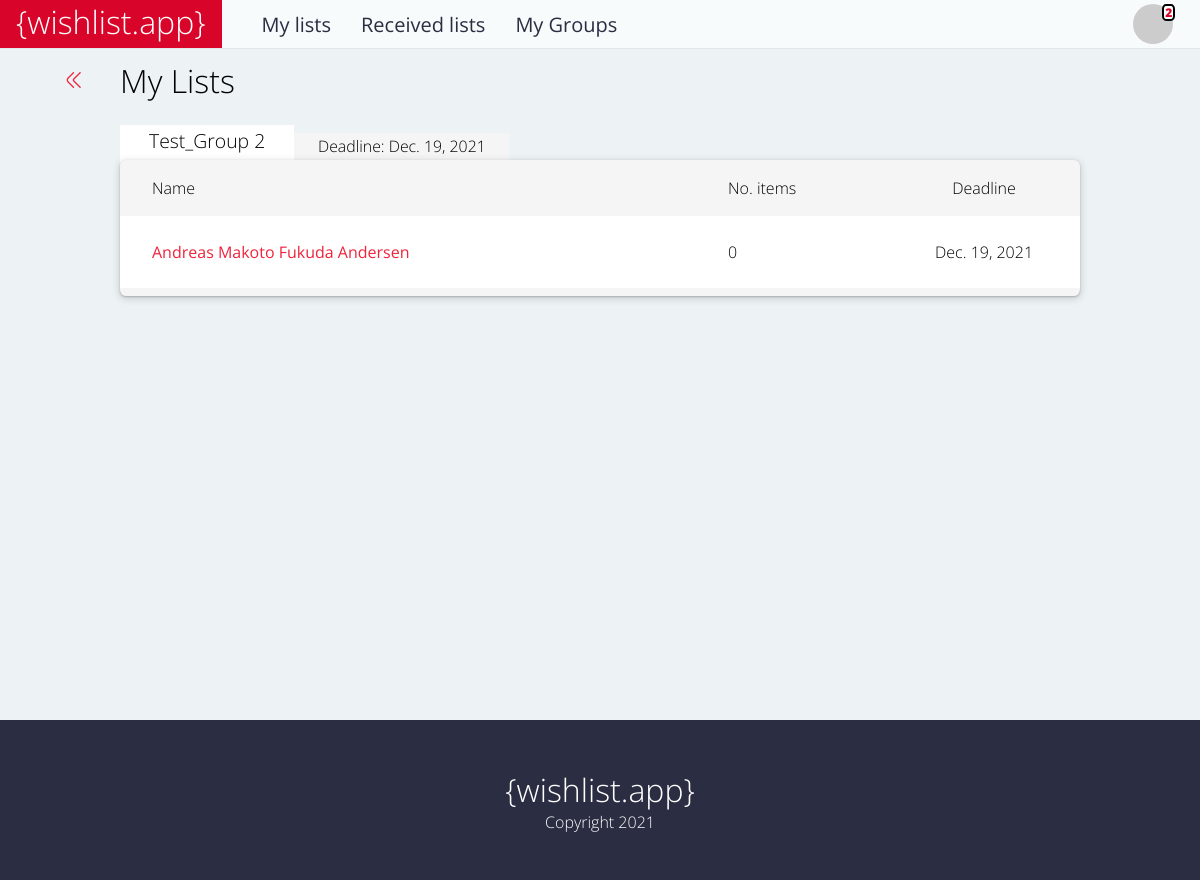
The app's page /accounts/4/my_lists (signed in) with its own data.
### accounts/models.py (models this page shows, shortened)
class CustomUser(AbstractUser):
    username = None
    email = models.EmailField(
        'email address',
        blank=False,
        null=False,
        unique=True
    )
    USERNAME_FIELD='email'
    REQUIRED_FIELDS=[]
    objects = CustomUserManager()
    first_name = models.CharField(
        max_length=30,
        null=True,
        blank=True,
    )
    last_name = models.CharField(
        max_length=30,
        null=True,
        blank=True,
    )
    is_leader = models.BooleanField(
        default=False,
    )
    assigned_to = models.ForeignKey(
        'CustomUser',
        null=True,
        blank=True,
        on_delete=models.CASCADE,
        related_name='assignments',
    )
    responsible_by = models.ForeignKey(
        'CustomUser',
        null=True,
        blank=True,
        on_delete=models.CASCADE,
        related_name='responsibilities',
    )
    is_self_responsible = models.BooleanField(
        default=True
    )
    def get_gravatar(self):
        md5 = hashlib.md5(self.email.encode())
        digest = md5.hexdigest()
        SIZE = 40
        DEFAULT = 'identicon'
        return f'http://www.gravatar.com/avatar/{digest}?s={SIZE}&d={DEFAULT}'
    def get_email_30char(self):
        if len(self.email) > 30:
            output = self.email[:29] + '...'
        else:
            output = self.email
        return output
    def get_notifications(self):
        notifications = Notification.objects.filter(user=self).filter(read=False)
        return len(notifications)

### groups/models.py (models this page shows)
class CustomGroup(Group):
    invited_users = models.ManyToManyField(
        CustomUser,
        blank=True,
        related_name='invited_users',
    )
    leader = models.ForeignKey(
        CustomUser,
        null=True,
        blank=True,
        on_delete=models.CASCADE,
        related_name='leader'
    )
    max_gift_value = models.DecimalField(
        max_digits=20,
        decimal_places=2,
        null=True,
        blank=True,
    )
    DKK = 'DKK'
    NOK = 'NOK'
    JPY = '¥'
    USD = "$"
    currency_choices = [
        (DKK, 'DKK'),
        (NOK, 'NOK'),
        (JPY, '¥'),
        (USD, '$'),
    ]
    currency = models.CharField(
        max_length=3,
        choices=currency_choices,
        default=NOK,
    )
    MANUAL = 'M'
    USERWISE_RANDOM = 'U'
    RANDOM = 'R'
    assignment_rule_choices = [
        (MANUAL, 'Manual'),
        (USERWISE_RANDOM, 'User-wise random'),
        (RANDOM, 'Random'),
    ]
    assignment_rule = models.CharField(
        max_length=1,
        choices=assignment_rule_choices,
        default=RANDOM,
    )
    confirm_assignment = models.BooleanField(
        default=False
    )
    created = models.DateTimeField(auto_now_add=True)
    deadline = models.DateField(
        null=True,
        blank=True
    )
    closed = models.BooleanField(
        default=False
    )
    class Meta:
        verbose_name = "Group"
        verbose_name_plural = "Groups"
    def __str__(self):
        return self.name

### accounts/views.py (the view)
# urls.py: path('<int:user_id>/my_lists', my_wish_lists_view, name='my_lists'),
@login_required
def my_wish_lists_view(request, user_id):
    if user_id == request.user.id:
        current_user = CustomUser.objects.get(id=user_id)
        current_groups = CustomGroup.objects.filter(user=current_user)
        data = [
            (group,
            [(user, len(Wish.objects.filter(author=user).filter(group=group)))
                for user in group.user_set.all().filter(responsible_by=current_user)])
            for group in current_groups
        ]
        return render(request, 'wish/my_lists.html', {'data': data})
    else:
        return HttpResponseForbidden()

### templates/wish/my_lists.html
{% extends 'base.html' %}
{% block content %}
    <div class="back">
        <a href="{% url 'home' %}"><i class="fi-rr-angle-double-left"></i></a>
    </div>
    <div class="page-title">My Lists</div>
    <div class="list-container-container">
        {% for group, users in data %}
            {% if not group.closed %}
                <div class="list-container">
                    <div class="list-title subtitle-title">
                        <div class="list-title-title">
                            {{ group }}
                        </div>
                        <div class="list-title-subtitle">
                            Deadline: {{ group.deadline }}
                        </div>
                    </div>
                    <table class="list">
                        <tr class="list-top">
                            <td class="mylists-list-name">
                                Name
                            </td>
                            <td class="mylists-list-items">
                                No. items
                            </td>
                            <td class="mylists-list-deadline">
                                Deadline
                            </td>
                        </tr>
                        {% for user, listlength in users %}
                            <tr class="list-entry">
                                <td class="mylists-list-name">
                                    <a href="{% url 'wish_list' group.id user.id %}" class="list-item-title">
                                        {{ user.first_name }} {{ user.last_name }}
                                    </a>
                                </td>
                                <td class="mylists-list-items">
                                    {{ listlength }}
                                </td>
                                <td class="mylists-list-deadline">
                                    {{ group.deadline }}
                                </td>
                            </tr>
                        {% endfor %}
                        <tr class="list-empty-bottom">
                            <td></td>
                            <td></td>
                            <td></td>
                        </tr>
                    </table>
                </div>
            {% endif %}
        {% empty %}
            <p>You need to become a member of a group before you can create a wish list.</p>
        {% endfor %}
    </div>
{% endblock content %}

### templates/base.html (shortened to what this page needs)
<!DOCTYPE html>
{% load static %}
<html>
    <head>
        <link rel="stylesheet" href="{% static 'css/base.css' %}">
        <link rel="stylesheet" href="{% static 'css/uicons.css' %}">
    </head>
    <body>
        <div class="main">
            <header class="top-container">
                <div class="top">
                    <div class="title-and-navbar">
                        <span class="title"><a href="{% url 'home' %}" class="title-text">{wishlist.app}</a></span>
                        <div class="navbar">
                        {% if user.is_authenticated %}
                            <div class="navbar-item">
                                <a href="{% url 'my_lists' user.id %}">My lists</a>
                            </div>
                            <div class="navbar-item">
                                <a href="{% url 'received_lists' user.id %}">Received lists</a>
                            </div>
                            <div class="navbar-item">
                                <a href="{% url 'my_groups' %}">My Groups</a>
                            </div>
                        {% endif %}
                        </div>
                    </div>
                    {% if user.is_authenticated %}
                        <div class="login">
                            <div class="dropdown">
                                {% if user.get_notifications %}
                                    <div class="notifications-counter">
                                        <span>{{ user.get_notifications }}</span>
                                    </div>
                                {% endif %}
                                <a href="#" id="dropdown-button-id" class="dropdown-button" onClick="dropDown()">
                                    <img src="{{ user.get_gravatar }}" id="gravatar">
                                </a>
                            </div>
                        </div>
                    {% endif %}
                </div>
            </header>
            <div class="main-container">
                {% block content %}
                {% endblock content %}
            </div>
            <footer class="bottom-container">
                <div class="bottom_top">
                    <div>
                        {wishlist.app}
                    </div>
                </div>
                <div class="bottom">
                    <div>
                        Copyright 2021
                    </div>
                </div>
            </footer>
        </div>
    </body>
</html>

### static/css/base.css (style rules this page uses)
html { height: 100%; }
body { height: 100%; font-family: 'Open Sans', sans-serif; font-weight: 300; background-color: #EDF2F4; margin: 0; }
.main { position: relative; min-height: 100%; padding: 0 0 5em 0; }
.page-title { display: flex; flex-direction: row; justify-content: space-between; align-items: center; z-index: 2; height: 2em; font-weight: 300; font-size: 2em; }
a { color: #EF233C; text-decoration: none; font-weight: 400; }
i { padding: 0.2em 0 0 0; }
.top-container { width: 100%; }
.main-container { max-width: 60rem; width: 80%; margin: 0 auto 0 auto; padding: 0 0 10em 0; position: relative; }
.bottom-container { position: absolute; display: flex; flex-direction: column; justify-content: center; height: 10em; background-color: #2B2D42; bottom: 0; width: 100%; margin: 10em 0 0 0; }
.top { display: flex; flex-direction: row; justify-content: space-between; align-items: stretch; height: 3em; background-color: #F7FBFC; box-shadow: rgba(0, 0, 0, 0.05) 0px 0px 0px 1px; margin: 0 auto 0 auto; }
.bottom { display: flex; flex-direction: row; justify-content: space-around; width: 100%; font-weight: 300; font-size: 1em; color: white; margin: 0 auto 0 auto; }
.bottom_top { display: flex; flex-direction: row; justify-content: space-around; width: 100%; font-weight: 300; font-size: 2em; color: white; margin: 0 auto 0 auto; }
.title-and-navbar { display: flex; flex-direction: row; justify-content: space-between; }
.title { display: inline-block; order: 1; background-color: #D90429; padding: 0em 1em 0 1em; }
.title a { font-size: 2em; font-weight: 300; color: white; }
.navbar { order: 2; display: flex; flex-direction: row; justify-content: start; align-items: center; padding: 0.5em; margin: 0 0 0 2em; }
.navbar-item { display: inline-block; font-size: 1.25em; margin: 0 1.5em 0 0; }
.navbar-item a { display: inline-block; color: #2B2D42; font-weight: 400; }
.login { order: 3; display: flex; flex-direction: column; justify-content: center; align-items: center; margin: 0 2em 0 0; }
#gravatar { border-radius: 50%; height: 2.5em; width: 2.5em; }
.dropdown { position: relative; float: right; z-index: 3; }
.notifications-counter { position: absolute; left: 2em; top: -0.4em; display: flex; justify-content: center; align-items: center; border: 0.2em solid black; border-radius: 30%; height: 0.9em; color: #D90429; background-color: white; font-size: 0.75em; font-weight: 800; padding: 0.05em 0.1em 0.1em 0.1em; }
.dropdown-button { display: flex; flex-direction: row; justify-content: center; align-items: center; height: 30px; width: 30px; }
.main { margin: 0 auto 0 auto; }
.back { position: absolute; display: flex; flex-direction: row; justify-content: center; left: -6em; top: 0em; height: 2em; width: 4.2em; align-items: center; padding: 1em; }
.back a { width: 100%; display: flex; flex-direction: row; justify-content: space-around; align-items: center; }
.list { width: 100%; text-align: center; z-index: 0; background-color: whitesmoke; border-spacing: 0em 0.05em; border-collapse: separate; border-radius: 0.4em; box-shadow: rgba(60, 64, 67, 0.3) 0px 1px 2px 0px, rgba(60, 64, 67, 0.15) 0px 2px 6px 2px; margin: 0.5em 0 0 0; }
.list-container-container .list-container:first-child { position: relative; margin: 3em auto 1em auto; }
.list-container-container .list-container { position: relative; margin: 5em auto 1em auto; }
.list-container { position:relative; margin: 3em auto 1em auto; }
.list-top { height: 3.5em; }
.list-entry { height: 4.5em; background-color: white; }
.list-empty-bottom { height: 0.5em; }
.list-title { position: absolute; display: flex; flex-direction: row; justify-content: flex-start; top: -2em; z-index: -1; font-size: 1.1em; font-weight: 300; }
.subtitle-title { align-items: center; }
.list-title-title { display: flex; flex-direction: column; justify-content: flex-start; align-items: center; height: 2.5em; font-size: 1.1em; font-weight: 300; background-color: white; padding: 0.1em 1.5em 0em 1.5em; }
.list-title-subtitle { display: flex; flex-direction: column; justify-content: flex-start; align-items: center; height: 2em; font-size: 0.9em; font-weight: 300; background-color: whitesmoke; padding: 0.1em 1.5em 0 1.5em; }
.mylists-list-name { width: 60%; text-align: left; padding: 0.5em 2em; }
.mylists-list-items { width: 20%; text-align: left; padding: 0.5em 2em; }

### records on screen
CustomUser: get_notifications "2", first_name "Andreas Makoto Fukuda", last_name "Andersen", listlength "0"
CustomGroup: name "Test_Group 2", deadline "Dec. 19, 2021"
